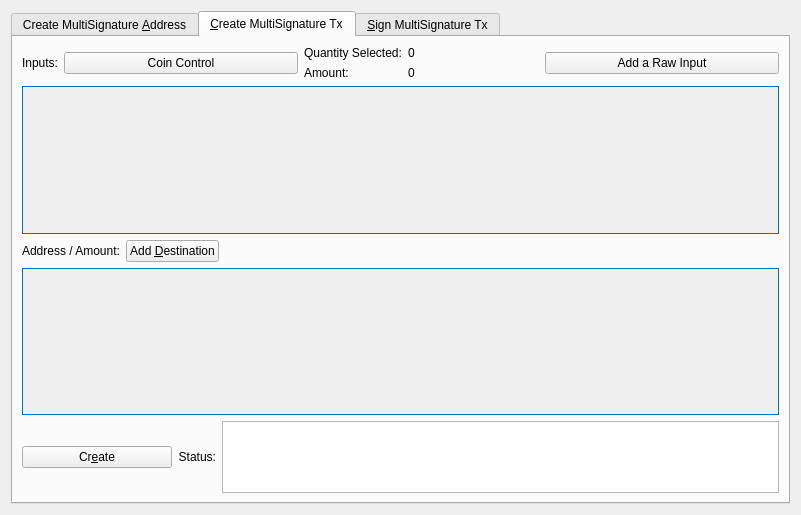
<?xml version="1.0" encoding="UTF-8"?>
<ui version="4.0">
 <class>MultisigDialog</class>
 <widget class="QDialog" name="MultisigDialog">
  <property name="geometry">
   <rect>
    <x>0</x>
    <y>0</y>
    <width>801</width>
    <height>515</height>
   </rect>
  </property>
  <property name="sizePolicy">
   <sizepolicy hsizetype="Fixed" vsizetype="Fixed">
    <horstretch>0</horstretch>
    <verstretch>0</verstretch>
   </sizepolicy>
  </property>
  <property name="windowTitle">
   <string>Multisignature Address Interactions</string>
  </property>
  <layout class="QVBoxLayout" name="verticalLayout_8">
   <item>
    <widget class="QTabWidget" name="multisigTabWidget">
     <property name="styleSheet">
      <string notr="true">QScrollArea{border: 1px solid #0173ab;}</string>
     </property>
     <property name="currentIndex">
      <number>1</number>
     </property>
     <widget class="QWidget" name="addMultisigTab">
      <property name="sizePolicy">
       <sizepolicy hsizetype="Minimum" vsizetype="Minimum">
        <horstretch>0</horstretch>
        <verstretch>0</verstretch>
       </sizepolicy>
      </property>
      <attribute name="title">
       <string>Create MultiSignature &amp;Address</string>
      </attribute>
      <layout class="QVBoxLayout" name="verticalLayout">
       <item>
        <layout class="QHBoxLayout" name="enterMLayout">
         <item>
          <widget class="QSpinBox" name="enterMSpinbox">
           <property name="sizePolicy">
            <sizepolicy hsizetype="Fixed" vsizetype="Fixed">
             <horstretch>0</horstretch>
             <verstretch>0</verstretch>
            </sizepolicy>
           </property>
           <property name="toolTip">
            <string>How many people must sign to verify a transaction</string>
           </property>
           <property name="minimum">
            <number>1</number>
           </property>
           <property name="maximum">
            <number>15</number>
           </property>
           <property name="value">
            <number>1</number>
           </property>
          </widget>
         </item>
         <item>
          <widget class="QLabel" name="enterMLabel">
           <property name="text">
            <string>Enter the minimum number of signatures required to sign transactions</string>
           </property>
          </widget>
         </item>
        </layout>
       </item>
       <item>
        <layout class="QHBoxLayout" name="addressLabelLayout">
         <item>
          <widget class="QLabel" name="addressLableLabel">
           <property name="text">
            <string>Address Label:</string>
           </property>
          </widget>
         </item>
         <item>
          <widget class="QLineEdit" name="multisigAddressLabel"/>
         </item>
        </layout>
       </item>
       <item>
        <layout class="QHBoxLayout" name="addAddressLayout">
         <item>
          <widget class="QPushButton" name="addAddressButton">
           <property name="toolTip">
            <string>Add another address that could sign to verify a transaction from the multisig address.</string>
           </property>
           <property name="text">
            <string>&amp;Add Address / Key</string>
           </property>
           <property name="icon">
            <iconset resource="../ultradash.qrc">
             <normaloff>:/icons/add</normaloff>:/icons/add</iconset>
           </property>
           <property name="autoDefault">
            <bool>false</bool>
           </property>
          </widget>
         </item>
         <item>
          <widget class="QLabel" name="addAddressLabel">
           <property name="sizePolicy">
            <sizepolicy hsizetype="Preferred" vsizetype="Fixed">
             <horstretch>0</horstretch>
             <verstretch>0</verstretch>
            </sizepolicy>
           </property>
           <property name="text">
            <string>Local addresses or public keys that can sign:</string>
           </property>
          </widget>
         </item>
         <item>
          <spacer name="addAddressSpacer_2">
           <property name="orientation">
            <enum>Qt::Horizontal</enum>
           </property>
           <property name="sizeHint" stdset="0">
            <size>
             <width>40</width>
             <height>10</height>
            </size>
           </property>
          </spacer>
         </item>
        </layout>
       </item>
       <item>
        <widget class="QScrollArea" name="addAddressScrollArea">
         <property name="sizePolicy">
          <sizepolicy hsizetype="Preferred" vsizetype="Expanding">
           <horstretch>0</horstretch>
           <verstretch>0</verstretch>
          </sizepolicy>
         </property>
         <property name="widgetResizable">
          <bool>true</bool>
         </property>
         <widget class="QWidget" name="addAddressWidget">
          <property name="geometry">
           <rect>
            <x>0</x>
            <y>0</y>
            <width>759</width>
            <height>166</height>
           </rect>
          </property>
          <layout class="QVBoxLayout" name="verticalLayout_5">
           <item>
            <layout class="QVBoxLayout" name="addressList"/>
           </item>
           <item>
            <spacer name="verticalSpacer">
             <property name="orientation">
              <enum>Qt::Vertical</enum>
             </property>
             <property name="sizeHint" stdset="0">
              <size>
               <width>20</width>
               <height>40</height>
              </size>
             </property>
            </spacer>
           </item>
          </layout>
         </widget>
        </widget>
       </item>
       <item>
        <layout class="QHBoxLayout" name="addMultisigLayout">
         <item>
          <widget class="QPushButton" name="addMultisigButton">
           <property name="sizePolicy">
            <sizepolicy hsizetype="Preferred" vsizetype="Fixed">
             <horstretch>0</horstretch>
             <verstretch>0</verstretch>
            </sizepolicy>
           </property>
           <property name="toolTip">
            <string>Create a new multisig address</string>
           </property>
           <property name="toolTipDuration">
            <number>-3</number>
           </property>
           <property name="text">
            <string>C&amp;reate</string>
           </property>
           <property name="icon">
            <iconset resource="../ultradash.qrc">
             <normaloff>:/icons/filesave</normaloff>:/icons/filesave</iconset>
           </property>
           <property name="autoDefault">
            <bool>false</bool>
           </property>
          </widget>
         </item>
         <item>
          <widget class="QLabel" name="label">
           <property name="text">
            <string>Status:</string>
           </property>
          </widget>
         </item>
         <item>
          <widget class="QTextEdit" name="addMultisigStatus">
           <property name="sizePolicy">
            <sizepolicy hsizetype="Expanding" vsizetype="Fixed">
             <horstretch>0</horstretch>
             <verstretch>0</verstretch>
            </sizepolicy>
           </property>
           <property name="maximumSize">
            <size>
             <width>16777215</width>
             <height>75</height>
            </size>
           </property>
           <property name="readOnly">
            <bool>true</bool>
           </property>
           <property name="textInteractionFlags">
            <set>Qt::TextSelectableByKeyboard|Qt::TextSelectableByMouse</set>
           </property>
          </widget>
         </item>
        </layout>
       </item>
       <item>
        <widget class="QLabel" name="label_2">
         <property name="sizePolicy">
          <sizepolicy hsizetype="Preferred" vsizetype="Preferred">
           <horstretch>0</horstretch>
           <verstretch>0</verstretch>
          </sizepolicy>
         </property>
         <property name="text">
          <string>Use below to quickly import an address by its redeem. Don't forget to add a label before clicking import!
Keep in mind, the wallet will rescan the blockchain to find transactions containing the new address.
Please be patient after clicking import.</string>
         </property>
         <property name="scaledContents">
          <bool>false</bool>
         </property>
         <property name="wordWrap">
          <bool>true</bool>
         </property>
        </widget>
       </item>
       <item>
        <layout class="QHBoxLayout" name="importLayout">
         <item>
          <widget class="QPushButton" name="importAddressButton">
           <property name="sizePolicy">
            <sizepolicy hsizetype="Fixed" vsizetype="Fixed">
             <horstretch>0</horstretch>
             <verstretch>0</verstretch>
            </sizepolicy>
           </property>
           <property name="text">
            <string>&amp;Import Redeem</string>
           </property>
           <property name="icon">
            <iconset resource="../ultradash.qrc">
             <normaloff>:/icons/receiving_addresses</normaloff>:/icons/receiving_addresses</iconset>
           </property>
          </widget>
         </item>
         <item>
          <widget class="QLineEdit" name="importRedeem">
           <property name="sizePolicy">
            <sizepolicy hsizetype="Preferred" vsizetype="Fixed">
             <horstretch>0</horstretch>
             <verstretch>0</verstretch>
            </sizepolicy>
           </property>
          </widget>
         </item>
        </layout>
       </item>
      </layout>
     </widget>
     <widget class="QWidget" name="createTransactionTab">
      <attribute name="title">
       <string>&amp;Create MultiSignature Tx</string>
      </attribute>
      <layout class="QVBoxLayout" name="verticalLayout_3">
       <item>
        <layout class="QHBoxLayout" name="horizontalLayout_2">
         <item>
          <layout class="QVBoxLayout" name="createTxLayout">
           <item>
            <layout class="QHBoxLayout" name="addTxInputLayout">
             <item>
              <widget class="QLabel" name="addTxInputLabel">
               <property name="sizePolicy">
                <sizepolicy hsizetype="Fixed" vsizetype="Preferred">
                 <horstretch>0</horstretch>
                 <verstretch>0</verstretch>
                </sizepolicy>
               </property>
               <property name="text">
                <string>Inputs:</string>
               </property>
              </widget>
             </item>
             <item>
              <widget class="QPushButton" name="pushButtonCoinControl">
               <property name="sizePolicy">
                <sizepolicy hsizetype="Preferred" vsizetype="Fixed">
                 <horstretch>0</horstretch>
                 <verstretch>0</verstretch>
                </sizepolicy>
               </property>
               <property name="text">
                <string>Coin Control</string>
               </property>
              </widget>
             </item>
             <item>
              <layout class="QFormLayout" name="formLayout_2">
               <property name="rightMargin">
                <number>10</number>
               </property>
               <item row="0" column="0">
                <widget class="QLabel" name="labelQuantity">
                 <property name="text">
                  <string>Quantity Selected:</string>
                 </property>
                </widget>
               </item>
               <item row="0" column="1">
                <widget class="QLabel" name="labelQuantity_int">
                 <property name="text">
                  <string>0</string>
                 </property>
                </widget>
               </item>
               <item row="1" column="0">
                <widget class="QLabel" name="labelAmount">
                 <property name="text">
                  <string>Amount:</string>
                 </property>
                </widget>
               </item>
               <item row="1" column="1">
                <widget class="QLabel" name="labelAmount_int">
                 <property name="text">
                  <string>0</string>
                 </property>
                </widget>
               </item>
              </layout>
             </item>
             <item>
              <widget class="QPushButton" name="addInputButton">
               <property name="sizePolicy">
                <sizepolicy hsizetype="Preferred" vsizetype="Fixed">
                 <horstretch>0</horstretch>
                 <verstretch>0</verstretch>
                </sizepolicy>
               </property>
               <property name="toolTip">
                <string>Add an input to fund the outputs</string>
               </property>
               <property name="text">
                <string>Add a Raw Input</string>
               </property>
               <property name="icon">
                <iconset resource="../ultradash.qrc">
                 <normaloff>:/css/default</normaloff>:/css/default</iconset>
               </property>
              </widget>
             </item>
            </layout>
           </item>
           <item>
            <widget class="QScrollArea" name="txInputsScrollArea">
             <property name="sizePolicy">
              <sizepolicy hsizetype="Preferred" vsizetype="Expanding">
               <horstretch>0</horstretch>
               <verstretch>0</verstretch>
              </sizepolicy>
             </property>
             <property name="widgetResizable">
              <bool>true</bool>
             </property>
             <widget class="QWidget" name="txInputsWidget">
              <property name="geometry">
               <rect>
                <x>0</x>
                <y>0</y>
                <width>747</width>
                <height>131</height>
               </rect>
              </property>
              <layout class="QVBoxLayout" name="verticalLayout_7">
               <item>
                <layout class="QVBoxLayout" name="inputsList"/>
               </item>
               <item>
                <spacer name="txInputsSpacer">
                 <property name="orientation">
                  <enum>Qt::Vertical</enum>
                 </property>
                 <property name="sizeHint" stdset="0">
                  <size>
                   <width>20</width>
                   <height>80</height>
                  </size>
                 </property>
                </spacer>
               </item>
              </layout>
             </widget>
            </widget>
           </item>
           <item>
            <layout class="QHBoxLayout" name="addDestinationLayout">
             <item>
              <widget class="QLabel" name="addDestinationLabel">
               <property name="text">
                <string>Address / Amount:</string>
               </property>
              </widget>
             </item>
             <item>
              <widget class="QPushButton" name="addDestinationButton">
               <property name="sizePolicy">
                <sizepolicy hsizetype="Fixed" vsizetype="Fixed">
                 <horstretch>0</horstretch>
                 <verstretch>0</verstretch>
                </sizepolicy>
               </property>
               <property name="toolTip">
                <string>Add destinations to send UDSH to</string>
               </property>
               <property name="text">
                <string>Add &amp;Destination</string>
               </property>
               <property name="icon">
                <iconset resource="../ultradash.qrc">
                 <normaloff>:/icons/add</normaloff>:/icons/add</iconset>
               </property>
              </widget>
             </item>
             <item>
              <spacer name="addDestinationHorizontalSpacer">
               <property name="orientation">
                <enum>Qt::Horizontal</enum>
               </property>
               <property name="sizeHint" stdset="0">
                <size>
                 <width>40</width>
                 <height>20</height>
                </size>
               </property>
              </spacer>
             </item>
            </layout>
           </item>
           <item>
            <widget class="QScrollArea" name="destionationsScrollArea">
             <property name="sizePolicy">
              <sizepolicy hsizetype="Expanding" vsizetype="Expanding">
               <horstretch>0</horstretch>
               <verstretch>0</verstretch>
              </sizepolicy>
             </property>
             <property name="widgetResizable">
              <bool>true</bool>
             </property>
             <widget class="QWidget" name="destinationsScrollAreaContents">
              <property name="geometry">
               <rect>
                <x>0</x>
                <y>0</y>
                <width>747</width>
                <height>130</height>
               </rect>
              </property>
              <layout class="QVBoxLayout" name="verticalLayout_11">
               <item>
                <layout class="QVBoxLayout" name="destinationsList"/>
               </item>
               <item>
                <spacer name="destinationsSpacer">
                 <property name="orientation">
                  <enum>Qt::Vertical</enum>
                 </property>
                 <property name="sizeHint" stdset="0">
                  <size>
                   <width>20</width>
                   <height>20</height>
                  </size>
                 </property>
                </spacer>
               </item>
              </layout>
             </widget>
            </widget>
           </item>
           <item>
            <layout class="QHBoxLayout" name="horizontalLayout_4">
             <item>
              <widget class="QPushButton" name="createButton">
               <property name="sizePolicy">
                <sizepolicy hsizetype="Fixed" vsizetype="Fixed">
                 <horstretch>0</horstretch>
                 <verstretch>0</verstretch>
                </sizepolicy>
               </property>
               <property name="minimumSize">
                <size>
                 <width>150</width>
                 <height>0</height>
                </size>
               </property>
               <property name="toolTip">
                <string>Create a transaction object using the given inputs to the given outputs</string>
               </property>
               <property name="text">
                <string>Cr&amp;eate</string>
               </property>
               <property name="icon">
                <iconset resource="../ultradash.qrc">
                 <normaloff>:/icons/export</normaloff>:/icons/export</iconset>
               </property>
               <property name="autoDefault">
                <bool>false</bool>
               </property>
               <property name="default">
                <bool>true</bool>
               </property>
              </widget>
             </item>
             <item>
              <widget class="QLabel" name="createButtonLabel">
               <property name="sizePolicy">
                <sizepolicy hsizetype="Fixed" vsizetype="Preferred">
                 <horstretch>0</horstretch>
                 <verstretch>0</verstretch>
                </sizepolicy>
               </property>
               <property name="text">
                <string>Status:</string>
               </property>
               <property name="alignment">
                <set>Qt::AlignRight|Qt::AlignTrailing|Qt::AlignVCenter</set>
               </property>
              </widget>
             </item>
             <item>
              <widget class="QTextEdit" name="createButtonStatus">
               <property name="sizePolicy">
                <sizepolicy hsizetype="Expanding" vsizetype="Minimum">
                 <horstretch>0</horstretch>
                 <verstretch>0</verstretch>
                </sizepolicy>
               </property>
               <property name="maximumSize">
                <size>
                 <width>16777215</width>
                 <height>16777215</height>
                </size>
               </property>
               <property name="sizeAdjustPolicy">
                <enum>QAbstractScrollArea::AdjustToContents</enum>
               </property>
               <property name="readOnly">
                <bool>true</bool>
               </property>
              </widget>
             </item>
            </layout>
           </item>
          </layout>
         </item>
         <item>
          <layout class="QHBoxLayout" name="horizontalLayout_3"/>
         </item>
        </layout>
       </item>
      </layout>
     </widget>
     <widget class="QWidget" name="signMultisigTransaction">
      <property name="styleSheet">
       <string notr="true">txScrollArea:{
	border: 1px solid #0173ab;
}
keyScrollArea:{
	border: 1px solid #0173ab;
}
txScrollArea:{
	border: 1px solid #0173ab;
}</string>
      </property>
      <attribute name="title">
       <string>&amp;Sign MultiSignature Tx</string>
      </attribute>
      <layout class="QVBoxLayout" name="verticalLayout_4">
       <item>
        <layout class="QHBoxLayout" name="transactionHexLayout">
         <item>
          <widget class="QLabel" name="transactionHexLabel">
           <property name="text">
            <string>Transaction Hex:</string>
           </property>
          </widget>
         </item>
         <item>
          <widget class="QLineEdit" name="transactionHex">
           <property name="toolTip">
            <string/>
           </property>
          </widget>
         </item>
        </layout>
       </item>
       <item>
        <layout class="QHBoxLayout" name="horizontalLayout">
         <item>
          <layout class="QVBoxLayout" name="verticalLayout_2">
           <item>
            <layout class="QHBoxLayout" name="horizontalLayout_7">
             <item>
              <widget class="QPushButton" name="signButton">
               <property name="sizePolicy">
                <sizepolicy hsizetype="Preferred" vsizetype="Fixed">
                 <horstretch>0</horstretch>
                 <verstretch>0</verstretch>
                </sizepolicy>
               </property>
               <property name="minimumSize">
                <size>
                 <width>150</width>
                 <height>0</height>
                </size>
               </property>
               <property name="toolTip">
                <string>Sign the transaction from this wallet or from provided private keys</string>
               </property>
               <property name="text">
                <string>S&amp;ign</string>
               </property>
               <property name="icon">
                <iconset resource="../ultradash.qrc">
                 <normaloff>:/icons/edit</normaloff>:/icons/edit</iconset>
               </property>
               <property name="autoDefault">
                <bool>false</bool>
               </property>
               <property name="default">
                <bool>true</bool>
               </property>
              </widget>
             </item>
             <item>
              <widget class="QPushButton" name="commitButton">
               <property name="enabled">
                <bool>false</bool>
               </property>
               <property name="sizePolicy">
                <sizepolicy hsizetype="Preferred" vsizetype="Fixed">
                 <horstretch>0</horstretch>
                 <verstretch>0</verstretch>
                </sizepolicy>
               </property>
               <property name="toolTip">
                <string>&lt;html&gt;&lt;head/&gt;&lt;body&gt;&lt;p&gt;DISABLED until transaction has been signed enough times.&lt;/p&gt;&lt;/body&gt;&lt;/html&gt;</string>
               </property>
               <property name="autoFillBackground">
                <bool>false</bool>
               </property>
               <property name="text">
                <string>Co&amp;mmit</string>
               </property>
               <property name="icon">
                <iconset resource="../ultradash.qrc">
                 <normaloff>:/icons/send</normaloff>:/icons/send</iconset>
               </property>
               <property name="autoDefault">
                <bool>true</bool>
               </property>
              </widget>
             </item>
             <item>
              <layout class="QHBoxLayout" name="addPrivKeyLayout">
               <item>
                <widget class="QPushButton" name="addPrivKeyButton">
                 <property name="sizePolicy">
                  <sizepolicy hsizetype="Fixed" vsizetype="Fixed">
                   <horstretch>0</horstretch>
                   <verstretch>0</verstretch>
                  </sizepolicy>
                 </property>
                 <property name="toolTip">
                  <string>Add private keys to sign the transaction with</string>
                 </property>
                 <property name="text">
                  <string>Add Private &amp;Key</string>
                 </property>
                 <property name="icon">
                  <iconset resource="../ultradash.qrc">
                   <normaloff>:/icons/add</normaloff>:/icons/add</iconset>
                 </property>
                </widget>
               </item>
               <item>
                <widget class="QLabel" name="addPrivKeyLabel">
                 <property name="text">
                  <string>Sign with only private keys (Not Recommened)</string>
                 </property>
                </widget>
               </item>
              </layout>
             </item>
            </layout>
           </item>
           <item>
            <layout class="QHBoxLayout" name="horizontalLayout_5">
             <item>
              <widget class="QLabel" name="signButtonStatusLabel">
               <property name="text">
                <string>Status:</string>
               </property>
              </widget>
             </item>
             <item>
              <widget class="QTextEdit" name="signButtonStatus">
               <property name="sizePolicy">
                <sizepolicy hsizetype="Expanding" vsizetype="Preferred">
                 <horstretch>0</horstretch>
                 <verstretch>0</verstretch>
                </sizepolicy>
               </property>
               <property name="maximumSize">
                <size>
                 <width>16777215</width>
                 <height>16777215</height>
                </size>
               </property>
               <property name="verticalScrollBarPolicy">
                <enum>Qt::ScrollBarAsNeeded</enum>
               </property>
               <property name="readOnly">
                <bool>true</bool>
               </property>
               <property name="textInteractionFlags">
                <set>Qt::TextSelectableByKeyboard|Qt::TextSelectableByMouse</set>
               </property>
              </widget>
             </item>
            </layout>
           </item>
           <item>
            <widget class="QScrollArea" name="keyScrollArea">
             <property name="sizePolicy">
              <sizepolicy hsizetype="Expanding" vsizetype="Expanding">
               <horstretch>0</horstretch>
               <verstretch>0</verstretch>
              </sizepolicy>
             </property>
             <property name="sizeAdjustPolicy">
              <enum>QAbstractScrollArea::AdjustToContents</enum>
             </property>
             <property name="widgetResizable">
              <bool>true</bool>
             </property>
             <widget class="QWidget" name="keyScrollAreaContents">
              <property name="geometry">
               <rect>
                <x>0</x>
                <y>0</y>
                <width>755</width>
                <height>168</height>
               </rect>
              </property>
              <layout class="QVBoxLayout" name="verticalLayout_9">
               <item>
                <layout class="QVBoxLayout" name="keyList"/>
               </item>
               <item>
                <spacer name="keySpacer">
                 <property name="orientation">
                  <enum>Qt::Vertical</enum>
                 </property>
                 <property name="sizeHint" stdset="0">
                  <size>
                   <width>20</width>
                   <height>20</height>
                  </size>
                 </property>
                </spacer>
               </item>
              </layout>
             </widget>
            </widget>
           </item>
          </layout>
         </item>
        </layout>
       </item>
      </layout>
     </widget>
    </widget>
   </item>
  </layout>
 </widget>
 <resources>
  <include location="../ultradash.qrc"/>
 </resources>
 <connections/>
</ui>
